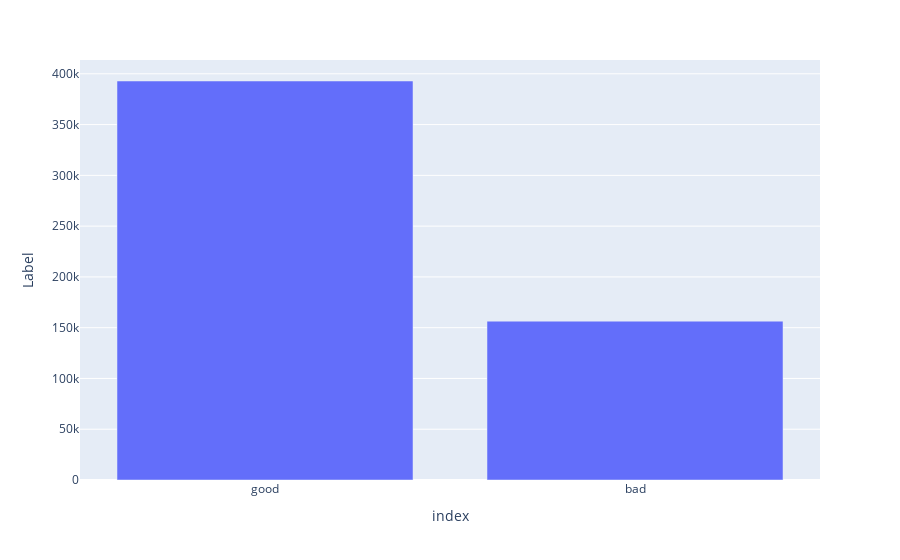

This figure's notebook cell:
### Code cell
#visualizing target_col
fig = px.bar(label_counts, x=label_counts.index, y=label_counts.Label)
fig.show()

### Figure 1 — Plotly figure (JSON) as saved in the notebook; plotly's stock layout.template omitted (floating-point values rounded to 4 significant figures)
{"data": [{"alignmentgroup": "True", "hovertemplate": "index=%{x}<br>Label=%{y}<extra></extra>", "legendgroup": "", "marker": {"color": "#636efa"}, "name": "", "offsetgroup": "", "orientation": "v", "showlegend": false, "textposition": "auto", "type": "bar", "x": ["good", "bad"], "xaxis": "x", "y": [392924, 156422], "yaxis": "y"}], "layout": {"barmode": "relative", "legend": {"tracegroupgap": 0}, "margin": {"t": 60}, "xaxis": {"anchor": "y", "domain": [0, 1], "title": {"text": "index"}}, "yaxis": {"anchor": "x", "domain": [0, 1], "title": {"text": "Label"}}}}
